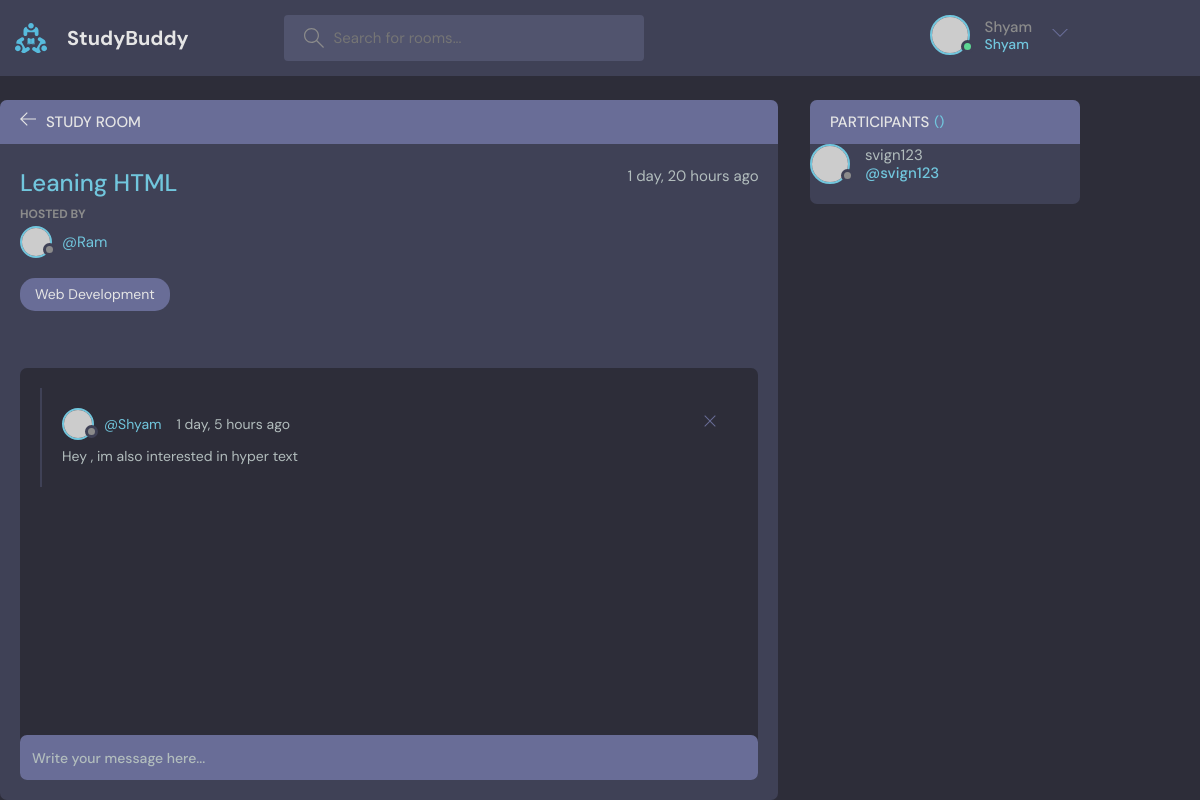
The app's page /room/3 (signed in) with its own data.
### base/models.py (models this page shows, shortened)
class Room(models.Model):
    host = models.ForeignKey(User,on_delete=models.SET_NULL,null=True)
    topic =models.ForeignKey(Topic,on_delete=models.SET_NULL,null=True)
    name = models.CharField(max_length=200)
    description = models.TextField(null=True,blank=True)
    participants = models.ManyToManyField(User,related_name='participants',blank=True)
    updated = models.DateTimeField(auto_now=True)
    created = models.DateTimeField(auto_now_add=True)
    class Meta:
        ordering = ['-updated','-created']

class Topic(models.Model):
    name = models.CharField(max_length=200)
    def __str__(self):
        return self.name

class Message(models.Model):
    user = models.ForeignKey(User,on_delete=models.CASCADE)
    room = models.ForeignKey(Room,on_delete=models.CASCADE)
    body = models.TextField()
    updated = models.DateTimeField(auto_now=True)
    created = models.DateTimeField(auto_now_add=True)
    class Meta:
        ordering = ['-updated','-created']

### base/views.py (the view, shortened to what this page needs)
# urls.py: path('room/<str:pk>',views.room,name="room"),
def room(request,pk):
    room = Room.objects.get(id=pk)
    room_messages = room.message_set.all().order_by('-created')
    participants = room.participants.all()
    context = {'room' : room,'room_messages': room_messages,'participants':participants}
    return render(request,'base/room.html',context)

### base/templates/base/room.html (shortened to what this page needs)
{% extends 'main.html' %}
{% block content %}
    <main class="profile-page layout layout--2">
      <div class="container">
        <div class="room">
          <div class="room__top">
            <div class="room__topLeft">
              <a href="{% url 'home' %}">
                <svg version="1.1" xmlns="http://www.w3.org/2000/svg" width="32" height="32" viewBox="0 0 32 32">
                  <title>arrow-left</title>
                  <path
                    d="M13.723 2.286l-13.723 13.714 13.719 13.714 1.616-1.611-10.96-10.96h27.625v-2.286h-27.625l10.965-10.965-1.616-1.607z"
                  ></path>
                </svg>
              </a>
              <h3>Study Room</h3>
            </div>
          </div>
          <div class="room__box scroll">
            <div class="room__header scroll">
              <div class="room__info">
                <h3>{{room.name}}</h3>
                <span>{{room.created|timesince}} ago</span>
              </div>
              <div class="room__hosted">
                <p>Hosted By</p>
                <a href="{% url 'user-profile' room.host.id %}" class="room__author">
                  <div class="avatar avatar--small">
                    <img src="https://randomuser.me/api/portraits/men/37.jpg" />
                  </div>
                  <span>@{{room.host.username}}</span>
                </a>
              </div>
              <span class="room__topics">{{room.topic}}</span>
            </div>
            <div class="room__conversation">
              <div class="threads scroll">
                {% for message in room_messages %}
                <div class="thread">
                  <div class="thread__top">
                    <div class="thread__author">
                      <a href="{% url 'user-profile' message.user.id %}" class="thread__authorInfo">
                        <div class="avatar avatar--small">
                          <img src="https://randomuser.me/api/portraits/men/37.jpg" />
                        </div>
                        <span>@{{message.user.username}}</span>
                      </a>
                      <span class="thread__date">{{message.created|timesince}} ago</span>
                    </div>
                    {% if request.user == message.user %}
                    <a href="{% url 'delete-message' message.id %}">
                    <div class="thread__delete">
                      <svg version="1.1" xmlns="http://www.w3.org/2000/svg" width="32" height="32" viewBox="0 0 32 32">
                        <title>remove</title>
                        <path
                          d="M27.314 6.019l-1.333-1.333-9.98 9.981-9.981-9.981-1.333 1.333 9.981 9.981-9.981 9.98 1.333 1.333 9.981-9.98 9.98 9.98 1.333-1.333-9.98-9.98 9.98-9.981z"
                        ></path>
                      </svg>
                    </div>
                  </a>
                  {% endif %}
                  </div>
                  <div class="thread__details">
                    {{message.body}}
                  </div>
                </div>
                {% endfor %}
              </div>
            </div>
          </div>
          <div class="room__message">
            <form action="" method="POST">
              <input name="body" placeholder="Write your message here..." /></form>
          </div>
        </div>
        <div class="participants">
          <h3 class="participants__top">Participants <span>({{participant.count}})</span></h3>
          {% for user in participants %}
            <a href="{% url 'user-profile' user.id %}" class="participant">
              <div class="avatar avatar--medium">
                <img src="https://randomuser.me/api/portraits/men/37.jpg" />
              </div>
              <p>
                {{user.username}}
                <span>@{{user.username}}</span>
              </p>
            </a>
            {% endfor %}
          </div>
        </div>
    </main>
{% endblock %}

### templates/navbar.html (shortened to what this page needs)
{% load static %}
<header class="header header--loggedIn">
    <div class="container">
      <a href="{% url 'home' %}" class="header__logo">
        <img src="{% static '/images/logo.svg' %}" />
        <h1>StudyBuddy</h1>
      </a>
      <form class="header__search" method="GET" action="{% url 'home' %}">
        <label>
          <input name="q" placeholder="Search for rooms..." />
        </label>
      </form>
      <nav class="header__menu">
        {% if request.user.is_authenticated %}
        <div class="header__user">
          <a href="{% url 'home' %}">
            <div class="avatar avatar--medium active">
              <img src="https://randomuser.me/api/portraits/men/37.jpg" />
            </div>
            <p>{{request.user.username}}<span>{{request.user.username}}</span></p>
          </a>
          <button class="dropdown-button">
            <svg version="1.1" xmlns="http://www.w3.org/2000/svg" width="32" height="32" viewBox="0 0 32 32">
              <title>chevron-down</title>
              <path d="M16 21l-13-13h-3l16 16 16-16h-3l-13 13z"></path>
            </svg>
          </button>
        </div>
        {% else %}
        <a href="{% url 'login' %}">
          <img src="{% static '/images/avatar.svg' %}" />
          <p>Login</p>
        </a>
        {% endif %}
      </nav>
    </div>
  </header>

### records on screen
Room: name "Leaning HTML", created "1 day, 20 hours", host.username "Ram", topic "Web Development"
Message: user.username "Shyam", created "1 day, 5 hours", body "Hey , im also interested in hyper text"

### other values on screen
{{ request.user.username }} "Shyam"
{{ user.username }} "svign123"
